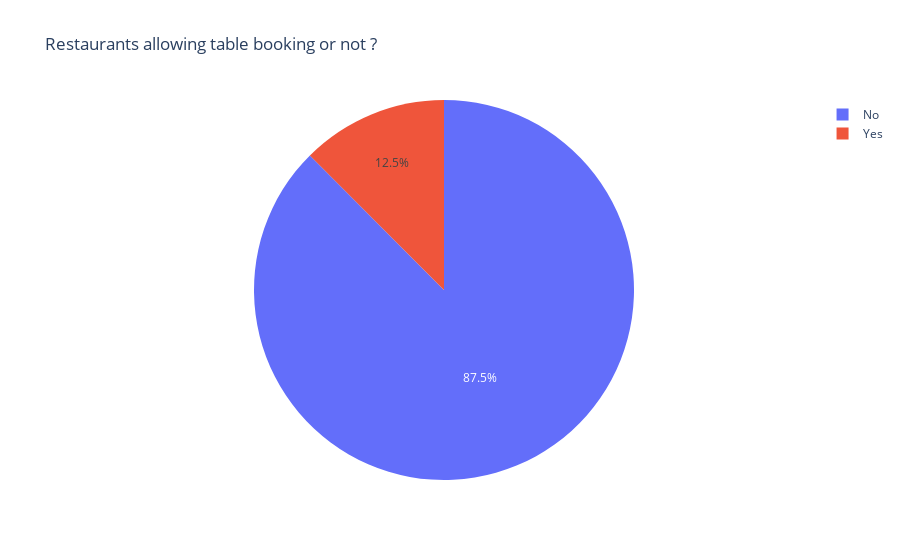

Here is the notebook cell this chart was saved with:
### Code cell
#finding percentage wise for booking table
x=df_zomato["book_table"].value_counts()
y=x.index
fig=px.pie(values=x,names=y,title="Restaurants allowing table booking or not ?")
fig.show()

### Figure 1 — Plotly figure (JSON) as saved in the notebook; plotly's stock layout.template omitted (floating-point values rounded to 4 significant figures)
{"data": [{"domain": {"x": [0, 1], "y": [0, 1]}, "hovertemplate": "label=%{label}<br>value=%{value}<extra></extra>", "labels": ["No", "Yes"], "legendgroup": "", "name": "", "showlegend": true, "type": "pie", "values": [45268, 6449]}], "layout": {"autosize": true, "legend": {"tracegroupgap": 0}, "title": {"text": "Restaurants allowing table booking or not ?"}}}
